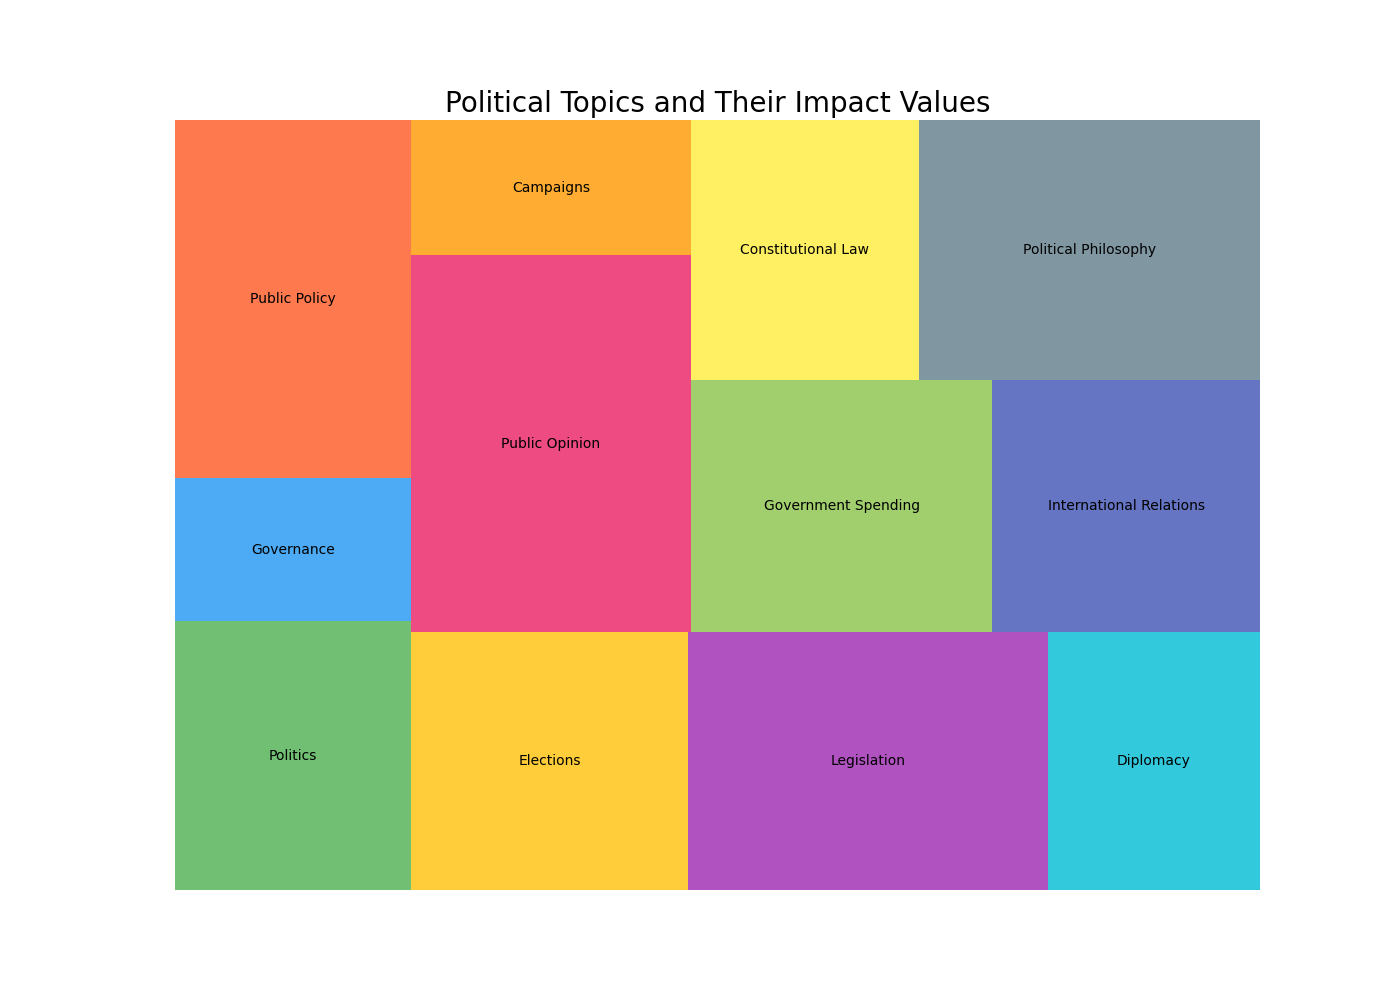

Write Python code to recreate this figure.

import seaborn as sns
import pandas as pd
import matplotlib.pyplot as plt
import squarify

# Data for treemap
data = {
    'Topic': [
        'Politics', 'Governance', 'Public Policy', 'Elections', 'Legislation',
        'Diplomacy', 'Public Opinion', 'Campaigns', 'Government Spending', 
        'International Relations', 'Constitutional Law', 'Political Philosophy'
    ],
    'Values': [
        150, 80, 200, 170, 220,
        130, 250, 90, 180, 160,
        140, 210
    ]
}

# Convert the data into DataFrame
df = pd.DataFrame(data)

# Define color palette
colors = [
    '#4CAF50', '#2196F3', '#FF5722', '#FFC107', '#9C27B0',
    '#00BCD4', '#E91E63', '#FF9800', '#8BC34A', '#3F51B5',
    '#FFEB3B', '#607D8B'
]

# Create figure and axes for Matplotlib
fig, ax = plt.subplots(1, figsize=(14, 10))

# Create a treemap
squarify.plot(sizes=df['Values'], label=df['Topic'], alpha=0.8, color=colors)

# Remove the axes
plt.axis('off')

# Add a title
plt.title('Political Topics and Their Impact Values', fontsize=20)

# Show the plot
plt.show()
